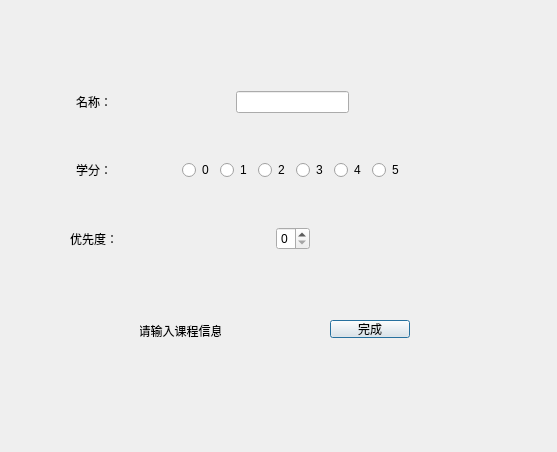
<?xml version="1.0" encoding="UTF-8"?>
<ui version="4.0">
 <class>CourseDialog</class>
 <widget class="QDialog" name="CourseDialog">
  <property name="geometry">
   <rect>
    <x>0</x>
    <y>0</y>
    <width>557</width>
    <height>452</height>
   </rect>
  </property>
  <property name="windowTitle">
   <string>Dialog</string>
  </property>
  <widget class="QPushButton" name="CreateButton">
   <property name="geometry">
    <rect>
     <x>330</x>
     <y>320</y>
     <width>80</width>
     <height>18</height>
    </rect>
   </property>
   <property name="text">
    <string>完成</string>
   </property>
  </widget>
  <widget class="QLabel" name="label">
   <property name="geometry">
    <rect>
     <x>140</x>
     <y>310</y>
     <width>81</width>
     <height>41</height>
    </rect>
   </property>
   <property name="text">
    <string>请输入课程信息</string>
   </property>
   <property name="alignment">
    <set>Qt::AlignCenter</set>
   </property>
  </widget>
  <widget class="QWidget" name="gridLayoutWidget">
   <property name="geometry">
    <rect>
     <x>70</x>
     <y>50</y>
     <width>391</width>
     <height>241</height>
    </rect>
   </property>
   <layout class="QGridLayout" name="MainLayout">
    <item row="0" column="1">
     <layout class="QHBoxLayout" name="NameLayout">
      <item>
       <spacer name="Spacer2">
        <property name="orientation">
         <enum>Qt::Horizontal</enum>
        </property>
        <property name="sizeHint" stdset="0">
         <size>
          <width>40</width>
          <height>20</height>
         </size>
        </property>
       </spacer>
      </item>
      <item>
       <widget class="QLineEdit" name="NameInput"/>
      </item>
      <item>
       <spacer name="Spacer3">
        <property name="orientation">
         <enum>Qt::Horizontal</enum>
        </property>
        <property name="sizeHint" stdset="0">
         <size>
          <width>40</width>
          <height>20</height>
         </size>
        </property>
       </spacer>
      </item>
     </layout>
    </item>
    <item row="2" column="1">
     <layout class="QHBoxLayout" name="PriorityLayout">
      <item>
       <spacer name="Spacer8">
        <property name="orientation">
         <enum>Qt::Horizontal</enum>
        </property>
        <property name="sizeHint" stdset="0">
         <size>
          <width>40</width>
          <height>20</height>
         </size>
        </property>
       </spacer>
      </item>
      <item>
       <widget class="QSpinBox" name="PriorityInput">
        <property name="maximum">
         <number>9</number>
        </property>
       </widget>
      </item>
      <item>
       <spacer name="Spacer9">
        <property name="orientation">
         <enum>Qt::Horizontal</enum>
        </property>
        <property name="sizeHint" stdset="0">
         <size>
          <width>40</width>
          <height>20</height>
         </size>
        </property>
       </spacer>
      </item>
     </layout>
    </item>
    <item row="1" column="1">
     <layout class="QHBoxLayout" name="PointLayout">
      <item>
       <spacer name="Spacer5">
        <property name="orientation">
         <enum>Qt::Horizontal</enum>
        </property>
        <property name="sizeHint" stdset="0">
         <size>
          <width>40</width>
          <height>20</height>
         </size>
        </property>
       </spacer>
      </item>
      <item>
       <widget class="QRadioButton" name="Point0">
        <property name="text">
         <string>0</string>
        </property>
       </widget>
      </item>
      <item>
       <widget class="QRadioButton" name="Point1">
        <property name="text">
         <string>1</string>
        </property>
       </widget>
      </item>
      <item>
       <widget class="QRadioButton" name="Point2">
        <property name="text">
         <string>2</string>
        </property>
       </widget>
      </item>
      <item>
       <widget class="QRadioButton" name="Point3">
        <property name="text">
         <string>3</string>
        </property>
       </widget>
      </item>
      <item>
       <widget class="QRadioButton" name="Point4">
        <property name="text">
         <string>4</string>
        </property>
       </widget>
      </item>
      <item>
       <widget class="QRadioButton" name="Point5">
        <property name="text">
         <string>5</string>
        </property>
       </widget>
      </item>
      <item>
       <spacer name="Spacer6">
        <property name="orientation">
         <enum>Qt::Horizontal</enum>
        </property>
        <property name="sizeHint" stdset="0">
         <size>
          <width>40</width>
          <height>20</height>
         </size>
        </property>
       </spacer>
      </item>
     </layout>
    </item>
    <item row="0" column="0">
     <widget class="QLabel" name="NameLabel">
      <property name="text">
       <string>名称：</string>
      </property>
      <property name="alignment">
       <set>Qt::AlignCenter</set>
      </property>
     </widget>
    </item>
    <item row="1" column="0">
     <widget class="QLabel" name="PointLabel">
      <property name="text">
       <string>学分：</string>
      </property>
      <property name="alignment">
       <set>Qt::AlignCenter</set>
      </property>
     </widget>
    </item>
    <item row="2" column="0">
     <widget class="QLabel" name="PriorityLabel">
      <property name="text">
       <string>优先度：</string>
      </property>
      <property name="alignment">
       <set>Qt::AlignCenter</set>
      </property>
     </widget>
    </item>
   </layout>
  </widget>
 </widget>
 <resources/>
 <connections/>
</ui>
